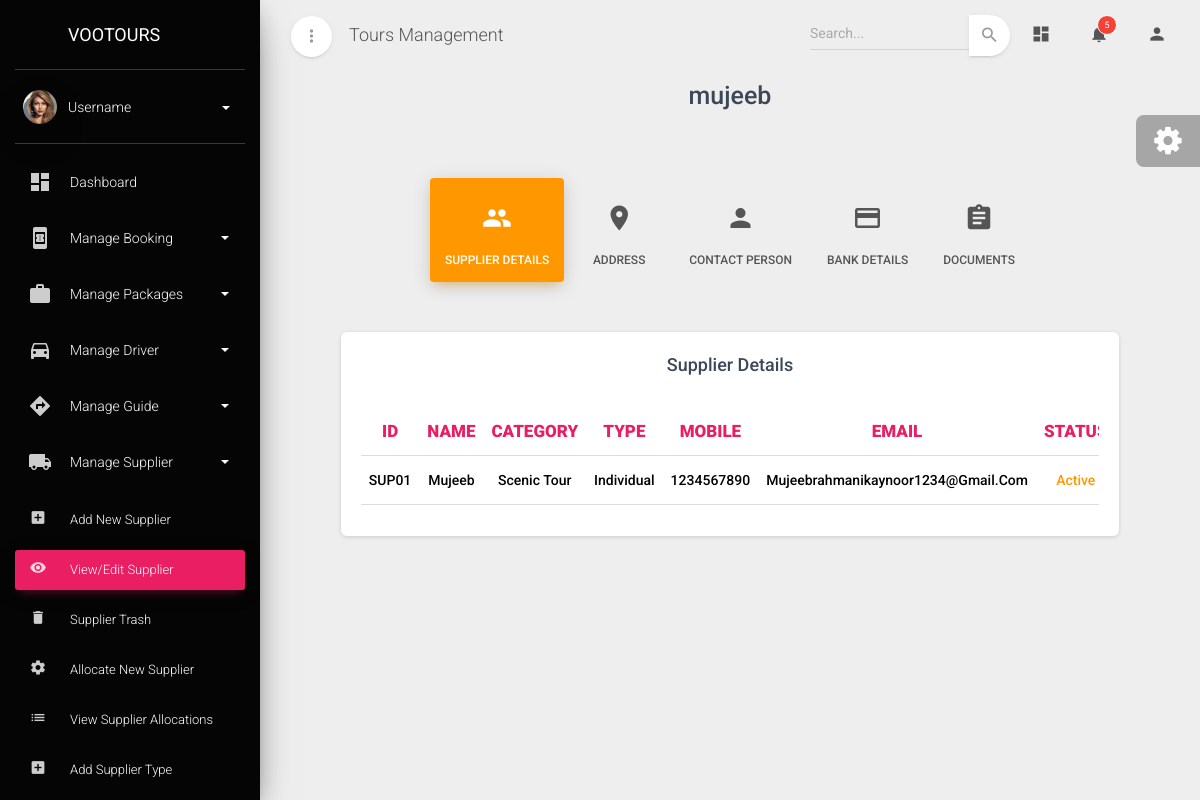
/supplierdetailsview/SUP01/, run on the app's committed database.
### admin_dashboard/models.py (models this page shows, shortened)
class Supplier(models.Model):
    supplier_id=models.CharField(max_length=10,primary_key=True,editable=False)
    name=models.CharField(max_length=100)
    category=models.ForeignKey(Category,on_delete=models.CASCADE)
    supplier_type=models.ForeignKey(Supplier_type,on_delete=models.CASCADE)
    tl_number=models.CharField(max_length=100)
    vat_number=models.CharField(max_length=100)
    address1=models.CharField(max_length=100)
    city1=models.CharField(max_length=100)
    state1=models.CharField(max_length=100)
    country1=models.CharField(max_length=100)
    pincode1=models.CharField(max_length=100)
    phone1=models.PositiveIntegerField()
    address2=models.CharField(max_length=100,blank=True,null=True)
    city2=models.CharField(max_length=100,blank=True,null=True)
    state2=models.CharField(max_length=100,blank=True,null=True)
    country2=models.CharField(max_length=100,blank=True,null=True)
    pincode2=models.CharField(max_length=100,blank=True,null=True)
    phone2=models.PositiveIntegerField(blank=True,null=True)
    mobile=models.PositiveIntegerField()
    email=models.EmailField()
    trade_license=models.FileField(upload_to='trade_license/')
    vat_certificate=models.FileField(upload_to='vat_certificate/')
    account_name=models.CharField(max_length=200)
    bank_name=models.CharField(max_length=200)
    account_number=models.CharField(max_length=100)
    iban=models.CharField(max_length=200)
    swift=models.CharField(max_length=200)
    routing_number=models.CharField(max_length=100)
    branch=models.CharField(max_length=100)
    city=models.CharField(max_length=100)
    country=models.CharField(max_length=200)
    status=models.ForeignKey(Status_type,on_delete=models.CASCADE)
    is_deleted=models.BooleanField(default=False)

class Category(models.Model):
    category_id=models.CharField(max_length=10, primary_key=True, editable=False)
    category_name=models.CharField(max_length=30,unique=True)
    no_of_adult=models.BooleanField(default=True)
    no_of_child=models.BooleanField(default=True)
    no_of_infant=models.BooleanField(default=True)
    rate_of_adult=models.BooleanField(default=True)
    rate_of_child=models.BooleanField(default=True)
    rate_of_infant=models.BooleanField(default=True)
    pickup_location=models.BooleanField(default=True)
    drop_location=models.BooleanField(default=True)
    room_no=models.BooleanField(default=True)
    remark=models.BooleanField(default=True)
    date=models.BooleanField(default=True)
    time=models.BooleanField(default=True)
    pickup_time=models.BooleanField(default=True)
    transfer_type=models.BooleanField(default=True)
    vehicle_type=models.BooleanField(default=True)
    vehicle_name=models.BooleanField(default=True)
    no_of_luggage=models.BooleanField(default=True)
    flight_time=models.BooleanField(default=True)
    def __str__(self):
        return self.category_name

class Supplier_type(models.Model):
    type_name=models.CharField(max_length=100,unique=True)
    def __str__(self):
        return self.type_name

class Status_type(models.Model):
    status=models.CharField(max_length=100,unique=True)
    def __str__(self):
        return self.status

### admin_dashboard/views.py (the view)
# urls.py: path('supplierdetailsview/<str:pk>/',supplier_details_view,name='supplier_details'),
def supplier_details_view(request,pk):
    supplier=Supplier.objects.get(supplier_id=pk)
    contactperson=Contact_details.objects.filter(supplier=supplier)
    return render(request,'supplier_detailview.html',{'data':supplier,'contact':contactperson})

### admin_dashboard/templates/supplier_detailview.html (shortened to what this page needs)
{% extends "base.html" %}
{% block content %}
            <div class="row mt-5">
                <div class="col-1"></div>
                <div class="col-md-10 ml-auto mr-auto">
                  <div class="page-categories">
                    <h3 class="title text-center font-weight-bold">{{data.name}}</h3>
                    <br />
                    <ul class="nav nav-pills nav-pills-warning nav-pills-icons justify-content-center mt-3" role="tablist">
                      <li class="nav-item">
                        <a class="nav-link active" data-toggle="tab" href="#details" role="tablist">
                          <i class="material-icons">group</i> Supplier Details
                        </a>
                      </li>
                      <li class="nav-item">
                        <a class="nav-link" data-toggle="tab" href="#address" role="tablist">
                          <i class="material-icons">location_on</i> Address
                        </a>
                      </li>
                      <li class="nav-item">
                        <a class="nav-link" data-toggle="tab" href="#contactperson" role="tablist">
                          <i class="material-icons">person</i> Contact Person
                        </a>
                      </li>
                      <li class="nav-item">
                        <a class="nav-link" data-toggle="tab" href="#bank" role="tablist">
                          <i class="material-icons">payment</i>Bank Details
                        </a>
                      </li>
                      <li class="nav-item">
                        <a class="nav-link" data-toggle="tab" href="#document" role="tablist">
                          <i class="material-icons">assignment</i>Documents
                        </a>
                      </li>
                    </ul>
                    <div class="tab-content tab-space tab-subcategories">
                      <div class="tab-pane active" id="details">
                        <div class="card">
                          <div class="card-header">
                            <h4 class="card-title text-center font-weight-bold mt-2">Supplier Details</h4>
                          </div>
                            <div class="card-body">
                                <div class="table-responsive">
                                  <table class="table">
                                    <thead>
                                      <tr>
                                        <th class="text-center  text-rose" style="font-weight: 900;" >ID</th>
                                        <th class="text-center  text-rose" style="font-weight: 900;" >NAME</th>
                                        <th class="text-center  text-rose" style="font-weight: 900;" >CATEGORY</th>
                                        <th class="text-center  text-rose" style="font-weight: 900;" >TYPE</th>
                                        <th class="text-center  text-rose" style="font-weight: 900;" >MOBILE</th>
                                        <th class="text-center  text-rose" style="font-weight: 900;" >EMAIL</th>
                                        <th class="text-center  text-rose" style="font-weight: 900;" >STATUS</th>
                                      </tr>
                                    </thead>
                                    <tbody>
                                      <tr>
                                        <td class="text-center text-capitalize" style="font-weight: 500;">{{data.supplier_id}}</td>
                                        <td class="text-center text-capitalize" style="font-weight: 500;">{{data.name}}</td>
                                        <td class="text-center text-capitalize" style="font-weight: 500;">{{data.category}}</td>
                                        <td class="text-center text-capitalize" style="font-weight: 500;">{{data.supplier_type}}</td>
                                        <td class="text-center text-capitalize" style="font-weight: 500;">{{data.mobile}}</td>
                                        <td class="text-center text-capitalize" style="font-weight: 500;">{{data.email}}</td>
                                        {% if data.status == "Active" %}
                                          <td class="text-center text-capitalize text-success" style="font-weight: 500;">{{data.status}}</td>
                                        {% elif data.status == "Inactive" %}
                                          <td class="text-center text-capitalize text-primary" style="font-weight: 500;">{{data.status}}</td>
                                        {% else %}
                                          <td class="text-center text-capitalize text-warning" style="font-weight: 500;">{{data.status}}</td>
                                        {% endif %}
                                      </tr>
                                    </tbody>
                                  </table>
                                </div>
                              </div>
                          </div>
                      </div>
                    </div>
                  </div>
                </div>
                <div class="col-1"></div>
              </div>
        </div>
{% endblock content %}

### data on the page
Supplier: name "mujeeb", supplier_id "SUP01", name "Mujeeb", category "Scenic Tour", supplier_type "Individual", mobile "1234567890", email "Mujeebrahmanikaynoor1234@gmail.com", status "Active"
